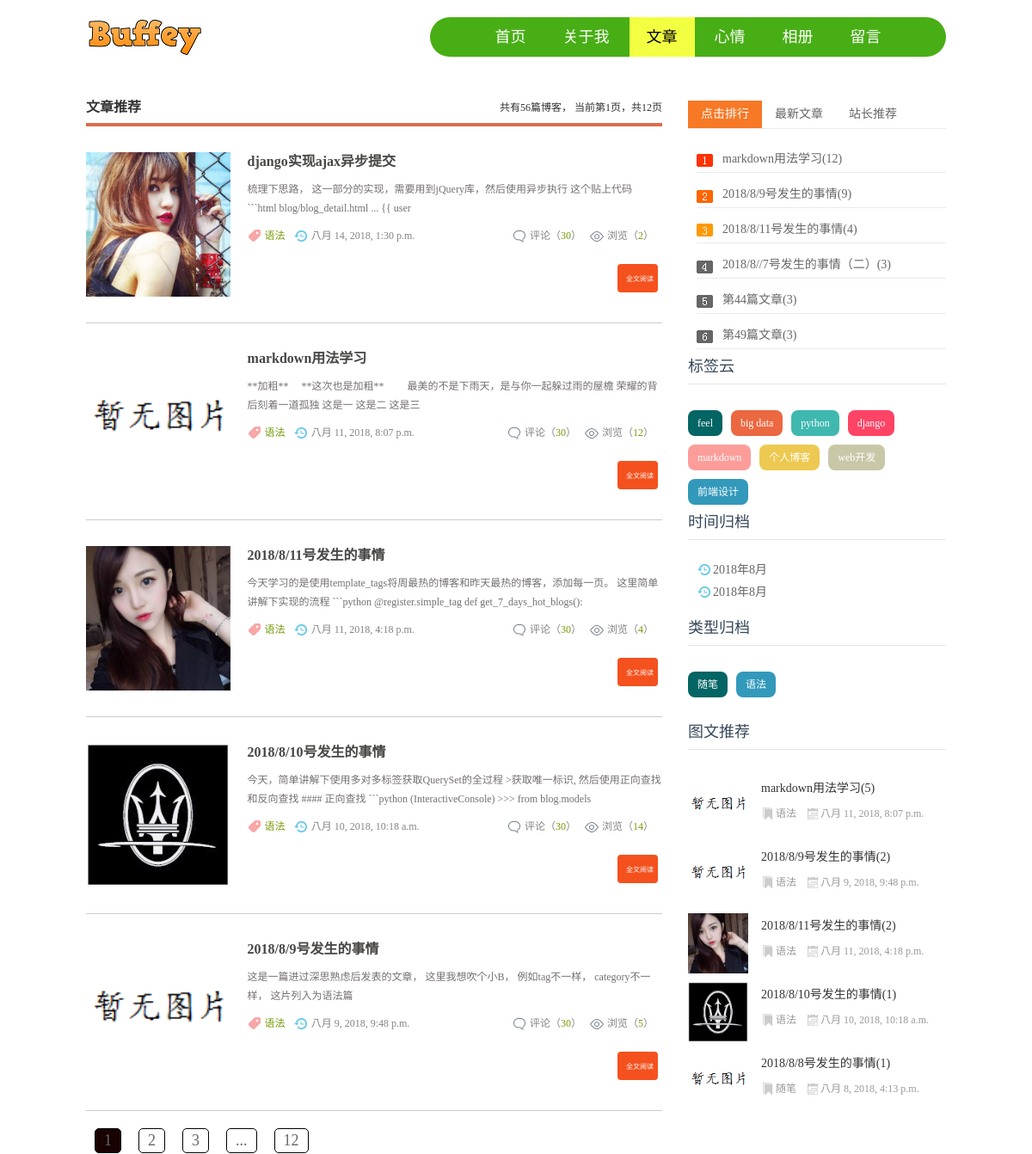
Screenshot of /blog/ with the database file from the repository.
### blog/models.py (models this page shows, shortened)
class Blog(models.Model, ReadNumExpandMethod):
	STATUS_CHOICES = (
		('draft', 'Draft'), ('published', 'Published'),)
	title = models.CharField(max_length=30)
	content = models.TextField()
	category = models.ForeignKey(Category, on_delete=models.DO_NOTHING)
	tag = models.ManyToManyField(Tag)
	author = models.ForeignKey(User, on_delete=models.DO_NOTHING)
	read_details = GenericRelation(ReadDetail)
	thumbnail = models.ImageField(upload_to='blog/%Y/%m/%d', blank=True)
	created = models.DateTimeField(auto_now_add=True)
	update = models.DateTimeField(auto_now=True)
	status = models.CharField(max_length=10, choices=STATUS_CHOICES, default='draft')
	publish = models.DateTimeField(default=timezone.now)
	objects = models.Manager()
	published = PublishedManager()
	class Meta:
		ordering = ['-created']

class Category(models.Model):
	name = models.CharField(max_length=10)
	def __str__(self):
		return self.name

class Tag(models.Model):
	name = models.CharField(max_length=10)

### read_statistics/models.py (models this page shows, shortened)
class ReadNum(models.Model):
	read_num = models.IntegerField(default=0)
	content_type = models.ForeignKey(ContentType, on_delete=models.DO_NOTHING)
	object_id = models.PositiveIntegerField()
	content_object = GenericForeignKey('content_type', 'object_id')

class ReadDetail(models.Model):
	date = models.DateField(default=timezone.now)
	read_num = models.IntegerField(default=0)
	content_type = models.ForeignKey(ContentType, on_delete=models.DO_NOTHING)
	object_id = models.PositiveIntegerField()
	content_object = GenericForeignKey('content_type', 'object_id')

### blog/views.py (the view)
# urls.py: path('', index, name='blog_list'),
def index(req):
	blog_list = Blog.published.all()
	context = get_paginator_data(req, blog_list)
	context['blog_list'] = context['lists']
	context['page_of_blogs'] = context['page_list']
	return render(req, 'blog/post_list.html', context)

### blog/models.py (called while the page is built)
	def get_queryset(self):
		return super(PublishedManager, self).get_queryset().filter(status='published')

### blog/templatetags/blog_tags.py (called while the page is built)
@register.simple_tag
def get_recent_blogs(num=6):
	return Blog.published.all()[:num]

@register.simple_tag
def get_all_tags():
	return Tag.objects.all()

@register.simple_tag
def get_all_categories():
	return Category.objects.all()

@register.simple_tag
def get_blogs_with_date():
	return Blog.published.dates('publish', 'month', order='DESC')

@register.simple_tag
def get_yesterday_hot_blogs():
	blog_content_type = ContentType.objects.get_for_model(Blog)
	today = timezone.now().date()
	yesterday = today - datetime.timedelta(days=1)
	return ReadDetail.objects.filter(content_type=blog_content_type, date=yesterday).order_by('-read_num')[:5]

@register.simple_tag
def get_hot_blogs_for_7_days():
	hot_blogs_for_7_days = cache.get('hot_blogs_for_7_days')
	if hot_blogs_for_7_days is None:
		today = timezone.now().date()
		date = today - datetime.timedelta(days=7)
		hot_blogs_for_7_days = Blog.objects.filter(
			read_details__date__lt=today,
			read_details__date__gte=date) \
			.values('id', 'title').annotate(read_num_sum=Sum('read_details__read_num')) \
			.order_by('-read_num_sum')[:6]
		cache.set('hot_blogs_for_7_days', hot_blogs_for_7_days, 3600)
	return hot_blogs_for_7_days

### read_statistics/models.py (called while the page is built)
	def get_read_num(self):
		try:
			ct = ContentType.objects.get_for_model(self)
			readnum = ReadNum.objects.get(content_type=ct, object_id=self.pk)
			return readnum.read_num
		except exceptions.ObjectDoesNotExist:
			return 0

### blog/templates/blog/post_list.html (shortened to what this page needs)
{% extends 'base.html' %}
{% load staticfiles %}
{% load blog_tags %}
{% block blog_active %}topnav_current{% endblock %}
{% block content %}
    <div class="l_box f_l">
	    <div class="topnews">
		    <div class="begin"><span>
                    共有{{ page_of_blogs.paginator.count }}篇博客，
			        当前第{{ page_of_blogs.number }}页，共{{ page_of_blogs.paginator.num_pages }}页
                </span>
                <b>文章</b>推荐
            </div>
		   {% for blog in blog_list %}
				<div class="blogs">
					<figure><img src="{% if blog.thumbnail %}
					                      {{ blog.thumbnail.url }}
										{% else %}
											{% static 'blog/images/no_image.png' %}
										{% endif %}">
										</figure>
					<ul>
						<h3><a href="{% url 'blog_detail' blog.pk %}">{{ blog.title }}</a></h3>
						<p> {{ blog.content|safe|striptags|truncatechars:120 }}</p>
						<p class="author">
							<span class="lm f_l">
								<a href="{% url 'blogs_with_categories' blog.pk %}">{{ blog.category }}</a></span>
				                <span class="dtime f_l">{{ blog.publish }}</span>
				                <span class="viewnum f_r">浏览（<a href="/">{{ blog.get_read_num }}</a>）</span>
				                <span class="pingl f_r">评论（<a href="/">30</a>）</span>
						</p>
						<button class="button" onclick="window.location.href='{% url 'blog_detail' blog.pk %}'"><span>全文阅读</span></button>
					</ul>
				    </div>
            {% empty %}
	                <span> 暂无文章，有事联系版主 </span>
		    {% endfor %}
        </div>
        <div class="paginator">
          <ul class="pagination">
	          {% for page_num in page_range %}
	            {% if page_num == page_of_blogs.number %}
	                <a><li class='active'> {{ page_num }}</li></a>
                {% else %}
	                {% if page_num == '...' %}
		                <li> {{ page_num }}</li>
	                {% else %}
	                    <a href="?page={{ page_num }}"> <li>{{ page_num }}</li> </a>
	                {% endif %}
	            {% endif %}
	          {% endfor %}
          </ul>
        </div>
      </div>
{% endblock %}

### blog/templates/base.html (shortened to what this page needs)
<!doctype html>
{% load staticfiles %}
{% load blog_tags %}
<html>
<head>
  <link href="{% static 'blog/css/base.css' %}" rel="stylesheet" />
  <link href="{% static 'blog/css/index.css' %}" rel='stylesheet' />
</head>
<body>
	<header>
    	<div class="logo f_l"> <a href="/"><img src="{% static 'blog/images/logo.png' %}"></a> </div>
        	<nav id="topnav" class="f_r">
            <ul>
                <a href="{% url 'index' %}" id='{% block index_active %}{% endblock %}'>首页</a>
                <a href="{% url 'index' %}" target="">关于我</a>
                <a href="{% url 'blog_list' %}"  id='{% block blog_active %}{% endblock %}' target="">文章</a>
                <a href="{% url 'feeling' %}" id='{% block feeling_active %}{% endblock %}' target="">心情</a>
                <a href="{% url 'index' %}" target="">相册</a>
                <a href="{% url 'index' %}" target="">留言</a>
            </ul>
  		</nav>
    </header>
    <article>
     {% block content %}
      {% endblock %}
      <div class="r_box f_r">
        <div class="moreSelect" id="lp_right_select">
          <div class="ms-top">
            <ul class="hd" id="tab">
              <li class="cur"><a href="/">点击排行</a></li>
              <li><a href="/">最新文章</a></li>
              <li><a href="/">站长推荐</a></li>
            </ul>
          </div>
          <div class="ms-main" id="ms-main">
            <div style="display: block;" class="bd bd-news" >
	            {% get_hot_blogs_for_7_days as hot_blogs_for_7_days %}
              <ul>
	              {% for blog in hot_blogs_for_7_days %}
                    <li><a href="{% url 'blog_detail' blog.id %}">{{ blog.title }}({{ blog.read_num_sum }})</a></li>
	              {% empty %}
	              暂无推送
	              {% endfor %}
              </ul>
            </div>
	            {% get_recent_blogs as recent_blogs %}
          </div>
          <div class="cloud">
            <h3>标签云</h3>
	          {% get_all_tags as all_tags %}
            <ul>
	            {% for tag in all_tags %}
	                <li><a href="{% url 'blogs_with_tag' tag.pk %}">{{ tag.name }}</a></li>
	            {% empty %}
	                暂无标签
	            {% endfor %}
              <li><a href="/">个人博客</a></li>
              <li><a href="/">web开发</a></li>
              <li><a href="/">前端设计</a></li>
            </ul>
          </div>
	        <div class="date">
		        <h3>时间归档</h3>
		        {% get_blogs_with_date as blogs_with_date %}
		        <ul>
			        {% for blog in blogs_with_date %}
			            <li>
				            <span class="date-logo"><a href="{% url 'blogs_with_date' blog.year blog.month %}">{{ blog.year }}年{{ blog.month }}月</a></span>
			            </li>
			            <li>
				            <span class="date-logo"><a href="#">{{ blog.year }}年{{ blog.month }}月</a></span>
			            </li>
			        {% empty %}
			            暂无相关内容
			        {% endfor %}
		        </ul>
	        </div>
	        <div class="category">
		        <h3>类型归档</h3>
		        {% get_all_categories as all_categories %}
		        <ul>
			        {% for category in all_categories %}
			            <li>
				            <a href="{% url 'blogs_with_category' category.pk %}"> {{ category.name }}</a></li>
			        {% empty %}
			            暂无分类
			        {% endfor %}
		        </ul>
	        </div>
          <div class="tuwen">
            <h3>图文推荐</h3>
	          {% get_yesterday_hot_blogs as yesterday_hot_blogs %}
            <ul>
	            {% for blog in yesterday_hot_blogs %}
              <li><a href="{% url 'blog_detail' blog.content_object.pk %}"><img src="{% if blog.content_object.thumbnail %}
					                      {{ blog.content_object.thumbnail.url }}
										{% else %}
											{% static 'blog/images/no_image.png' %}
										{% endif %}"><b>{{ blog.content_object.title }}({{ blog.read_num }})</b></a>
                <p><span class="tulanmu"><a href="{% url 'blog_detail' blog.content_object.pk %}">{{ blog.content_object.category }}</a>
                </span><span class="tutime">{{ blog.content_object.publish }}</span></p>
              </li>
	            {% empty %}
	            暂无推送
	            {% endfor %}
            </ul>
          </div>
        </div>
      </div>
    </article>
</body>
</html>

### blog/static/blog/css/base.css (style rules this page uses)
* { margin:0; padding:0; }
body { font: 12px/1.5 'Microsoft Yahei', 'Simsun'; color: #666666; background: #fff; }
img { border: 0; display: block; }
ul { list-style: none; }
h1, h2, h3, h4, h5, h6 { font-size: 100%; font-weight: normal; }
a { outline: none; }
a:link, a:visited { text-decoration: none; color: #666; }
.f_l { float: left; }
.f_r { float: right; }
.l_box { width: 670px; }
.r_box { width: 300px; }
header { width: 1000px; margin: 20px auto; overflow: hidden; clear: both; }
#topnav { width: 60%; background: #48AE15; height: 46px; line-height: 46px; text-align: center; border-radius: 46px; }
#topnav a { display: inline-block; font-size: 18px; font-family: "Microsoft Yahei", Arial, Helvetica, sans-serif; padding: 0 20px; color: #fff; }
a#topnav_current { background: #F3FF41; color: #000; }
article { width: 1000px; margin: 20px auto; }
.moreSelect { width: 100%; margin: 30px 0 20px 0; overflow: hidden; }
.ms-top { height: 32px; border-bottom: solid 1px #EAEAEA; font-size: 14px; }
#tab li a { float: left; height: 32px; cursor: pointer; line-height: 32px; list-style-type: none; padding: 0 15px; }
#tab li.cur a { color: #fff; background: #f77825; }
.bd { display: none; }
.bd-news ul { padding: 10px 0 0 10px; background: url(../images/ph2.png) no-repeat 10px 29px; }
.bd-news ul li { border-bottom: solid 1px #EAEAEA; line-height: 30px; height: 30px; overflow: hidden; font-size: 14px; padding: 10px 0 0 30px; }
.bd-news ul li a { display: block; }
.cloud { width: 100%; clear: both; overflow: hidden; }
.cloud h3 { line-height: 40px; color: #38485A; font-size: 18px; border-bottom: 1px solid #E6E6E6; height: 40px; }
.cloud ul { margin: 20px 0; }
.cloud ul li { line-height: 24px; height: 24px; display: block; background: #999; float: left; padding: 3px 11px; margin: 10px 10px 0 0; border-radius: 8px; -moz-transition: all 0.5s; -webkit-transition: all 0.5s; -o-transition: all 0.5s; transition: all 0.5s; }
.cloud ul li a { color: #FFF; }
.cloud ul li:nth-child(8n-7) { background: #8A9B0F; }
.cloud ul li:nth-child(8n-6) { background: #EB6841; }
.cloud ul li:nth-child(8n-5) { background: #3FB8AF; }
.cloud ul li:nth-child(8n-4) { background: #FE4365; }
.cloud ul li:nth-child(8n-3) { background: #FC9D9A; }
.cloud ul li:nth-child(8n-2) { background: #EDC951; }
.cloud ul li:nth-child(8n-1) { background: #C8C8A9; }
.cloud ul li:nth-child(8n) { background: #83AF9B; }
.cloud ul li:first-child { background: #036564; }
.cloud ul li:last-child { background: #3299BB; }
.date { width: 100%; clear: both; overflow: hidden; }
.date h3 { line-height: 40px; color: #38485A; font-size: 18px; border-bottom: 1px solid #E6E6E6; height: 40px; }
.date ul { margin: 20px 0; }
.date ul li { line-height: 24px; height: 10px; display: block; font-size: 14px; padding: 3px 11px; margin: 10px 10px 0 0; }
.date .date-logo { background: url(../images/newsbg02.png) no-repeat center left; padding-left: 18px; }
.category { width: 100%; clear: both; overflow: hidden; }
.category h3 { line-height: 40px; color: #38485A; font-size: 18px; border-bottom: 1px solid #E6E6E6; height: 40px; }
.category ul { margin: 20px 0; }
.category ul li { line-height: 24px; height: 24px; display: block; background: #999; float: left; padding: 3px 11px; margin: 10px 10px 0 0; border-radius: 8px; -moz-transition: all 0.5s; -webkit-transition: all 0.5s; -o-transition: all 0.5s; transition: all 0.5s; }
.category ul li a { color: #FFF; }
.category ul li:nth-child(8n-7) { background: #8A9B0F; }
.category ul li:nth-child(8n-6) { background: #EB6841; }
.category ul li:first-child { background: #036564; }
.category ul li:last-child { background: #3299BB; }

### rows the page displays
Blog: thumbnail (picture), title "django实现ajax异步提交", content "梳理下思路， 这一部分的实现，需要用到jQuery库，然后使用异步执行 这个贴上代码 ```html blog/blog_detail.html ... {{ user", category "语法", publish "八月 14, 2018, 1:30 p.m.", get_read_num "2"
Blog: title "markdown用法学习", content "**加粗** **这次也是加粗** 最美的不是下雨天，是与你一起躲过雨的屋檐 荣耀的背后刻着一道孤独 这是一 这是二 这是三", category "语法", publish "八月 11, 2018, 8:07 p.m.", get_read_num "12"
Blog: thumbnail (picture), title "2018/8/11号发生的事情", content "今天学习的是使用template_tags将周最热的博客和昨天最热的博客，添加每一页。 这里简单讲解下实现的流程 ```python @register.simple_tag def get_7_days_hot_blogs():", category "语法", publish "八月 11, 2018, 4:18 p.m.", get_read_num "4"
Blog: thumbnail (picture), title "2018/8/10号发生的事情", content "今天，简单讲解下使用多对多标签获取QuerySet的全过程 >获取唯一标识, 然后使用正向查找和反向查找 #### 正向查找 ```python (InteractiveConsole) >>> from blog.models", category "语法", publish "八月 10, 2018, 10:18 a.m.", get_read_num "14"
Blog: title "2018/8/9号发生的事情", content "这是一篇进过深思熟虑后发表的文章， 这里我想吹个小B， 例如tag不一样， category不一样， 这片列入为语法篇", category "语法", publish "八月 9, 2018, 9:48 p.m.", get_read_num "5"
Tag: name "feel"
Tag: name "big data"
Tag: name "python"
Tag: name "django"
Tag: name "markdown"
Category: name "随笔"
Category: name "语法"
ReadDetail: content_object "markdown用法学习", read_num "5", content_object.category "语法", content_object.publish "八月 11, 2018, 8:07 p.m."
ReadDetail: content_object "2018/8/9号发生的事情", read_num "2", content_object.category "语法", content_object.publish "八月 9, 2018, 9:48 p.m."
ReadDetail: content_type+object (picture), content_object "2018/8/11号发生的事情", read_num "2", content_object.category "语法", content_object.publish "八月 11, 2018, 4:18 p.m."
ReadDetail: content_type+object (picture), content_object "2018/8/10号发生的事情", read_num "1", content_object.category "语法", content_object.publish "八月 10, 2018, 10:18 a.m."
ReadDetail: content_object "2018/8/8号发生的事情", read_num "1", content_object.category "随笔", content_object.publish "八月 8, 2018, 4:13 p.m."

### other values shown
{{ page_of_blogs.paginator.count }} "56"
{{ page_of_blogs.number }} "1"
{{ page_of_blogs.paginator.num_pages }} "12"
{{ page_num }} "1"
{{ page_num }} "2" "3" "12"
{{ page_num }} "..."
{{ blog.title }} "markdown用法学习" "2018/8/9号发生的事情" "2018/8/11号发生的事情" "2018/8//7号发生的事情（二）" "第44篇文章" "第49篇文章"
{{ blog.read_num_sum }} "12" "9" "4" "3" "3" "3"
{{ blog.year }} "2018"
{{ blog.month }} "8"
